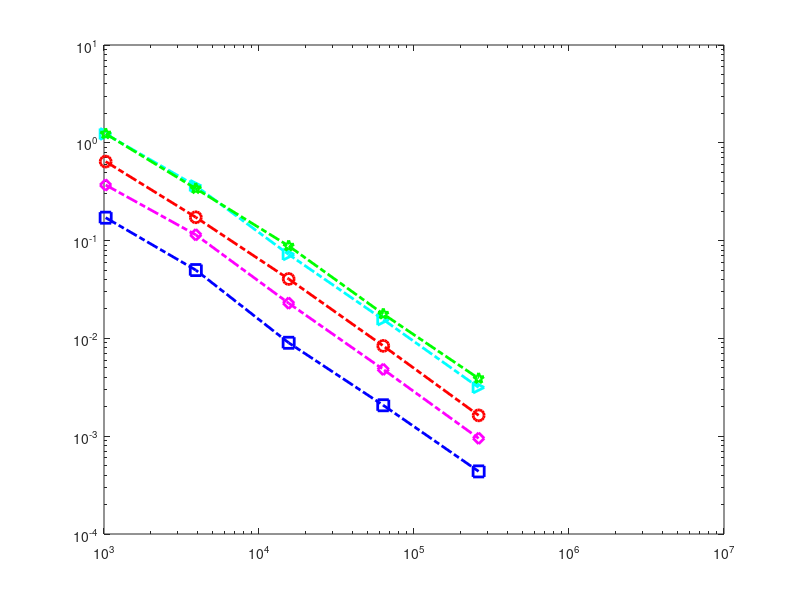

MATLAB code to generate this figure: (Note: this script raises an error after producing the figure.)
function Vem1fig1()
NNdof=[1025	3911	15538	63346	261247	1080811];
errorestimate=[0.00073221293812672	0.000208843131140529	5.57034730497011e-05	1.37878746735335e-05	3.35131580464649e-06	8.16020351419103e-07];
eigv1=[9.8113736741961	9.68983823321175	9.64889113927064	9.64194029259666	9.64030496596059	9.63986834671297];
ref1=eigv1(end);
eigv2=[15.5679194202884	15.3122530330146	15.2205217578903	15.2024295616874	15.1985608958722	15.1976098150465];
ref2=eigv2(end);
eigv3=[20.3825541268633	19.9129886152585	19.7803470902706	19.7482005140098	19.7414476779286	19.7398148625007];
ref3=eigv3(end);
eigv4=[30.7533183620552	29.8849562078775	29.5948126744794	29.5381850001157	29.5257646991643	29.5226127675472];
ref4=eigv4(end);
eigv5=[33.149823495295	32.2542913408914	32.0020401252792	31.9316327297098	31.9177688498429	31.9138735969868];
ref5=eigv5(end);
%运用loglog作图
%% 作误差曲线
loglog(NNdof,abs(eigv1-ref1),'bs-.','MarkerSize',8,'LineWidth',2);
hold on 
loglog(NNdof,abs(eigv2-ref2),'md-.','MarkerSize',8,'LineWidth',2);
loglog(NNdof,abs(eigv3-ref3),'ro-.','MarkerSize',8,'LineWidth',2);
loglog(NNdof,abs(eigv4-ref4),'c>-.','MarkerSize',8,'LineWidth',2);
loglog(NNdof,abs(eigv5-ref5),'gp-.','MarkerSize',8,'LineWidth',2);
%% 作误差指示子曲线
loglog(NNdof(1:end-1),errorestimate(1:end-1),'kX-','MarkerSize',8,'LineWidth',2);

%求回归系数
au=regress(log10(abs(eigv1(1:end-1)-ref1))',[ones(length(eigv1)-1,1) log10(NNdof(1:end-1))'])
%a=au(1),b=au(2),10
x=linspace(3000,100000);y=10.^(au(1)-1.8)*x.^(-1);hold on; loglog(x,y,'k-','LineWidth',1)
%添加主题和坐标标题
xlabel('$\#\mathcal{T}_\ell$','Interpreter','latex','fontsize',11);ylabel('Error','fontsize',12);

%添加图例
fg=legend('$|\lambda_{1}-\lambda_{1,\ell}|$','$|\lambda_{2}-\lambda_{2,\ell}|$', ...
    '$|\lambda_{3}-\lambda_{3,\ell}|$','$|\lambda_{4}-\lambda_{4,\ell}|$', ...
    '$|\lambda_{5}-\lambda_{5,\ell}|$','$\eta_\ell^2$','location','best');
fg.Interpreter="latex";
tx=text(13000,10^-3.2,'slope$=-1$','fontsize',12);
tx.Interpreter="latex";
axis tight;
hold off
end
